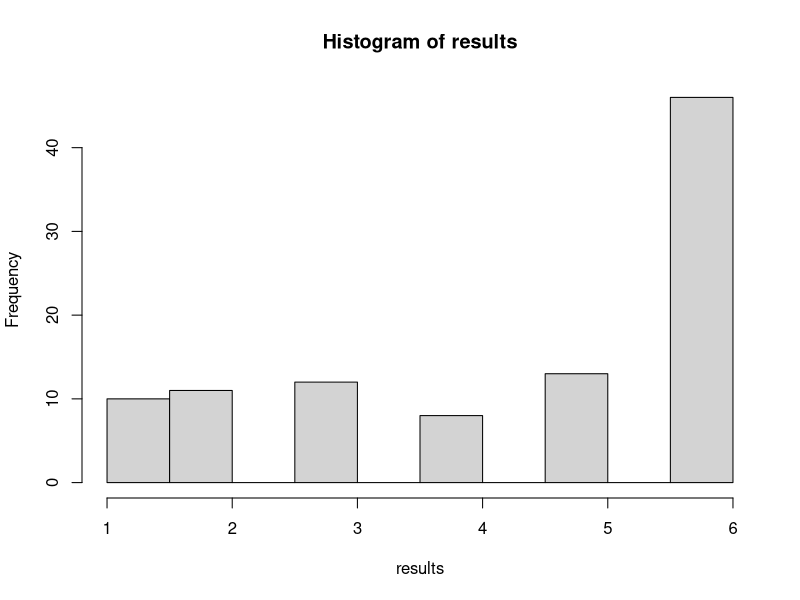

The R source for this figure:
roll_dice <- function(faces = 1:6, number_of_dice = 2) {
  dice <- sample(x = faces, size = number_of_dice, replace = TRUE)
  sum(dice)
}
roll_dice()

roll3 <- function(faces = 1:6, number_of_dice = 1) {
  dice <- sample(x = faces, size = number_of_dice, 
                 replace = TRUE, 
                 prob = c(0.1, 0.1, 0.1, 0.1, 0.1, 0.5))
  sum(dice)
}

results <- replicate(n = 100, expr = roll3(), simplify=TRUE)
hist(results)



calc_EOQ <- function(D = 1000) {
  K <- 5
  h <- 0.25
  Q <- sqrt(2*D*K/h)
  Q
}